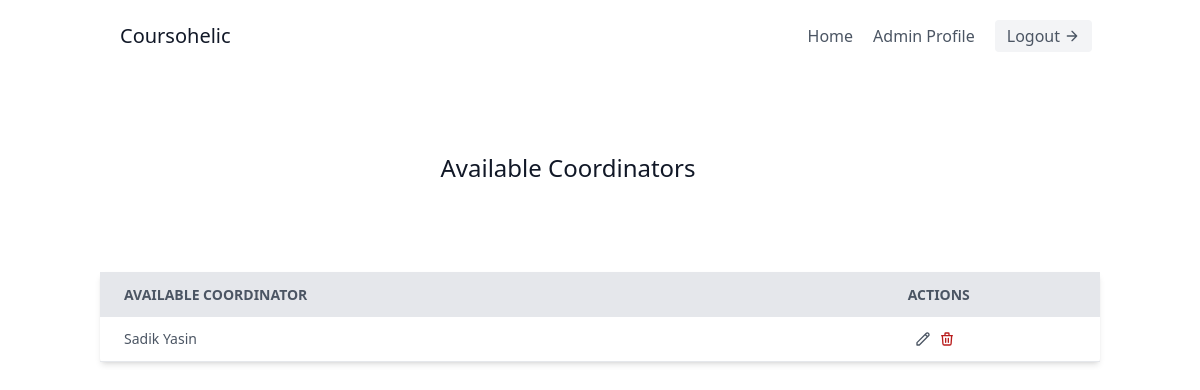
The app's page /institutionAdmin/ProgramCoordinatorList/addCoordinator/ (signed in), older data.
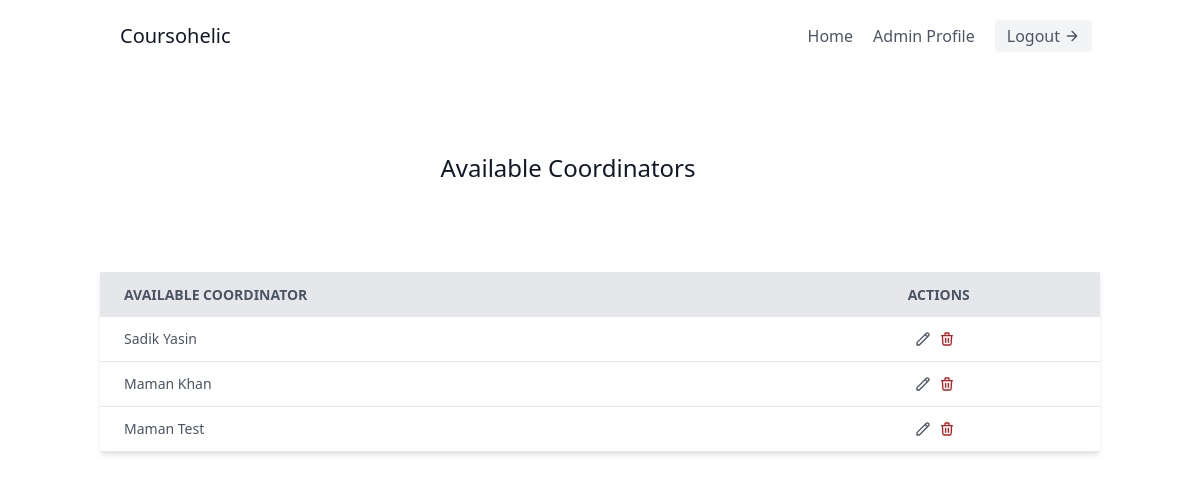
The same page, newer data.
### Authentication/models.py (models this page shows)
class User(AbstractUser):
    is_instructor = models.BooleanField(default=False)
    is_admin= models.BooleanField(default=True)
    is_coordinator = models.BooleanField(default=False)
    institution = models.CharField(max_length=200,default='')

### InstitutionAdmin/views.py (the view)
# urls.py: path('ProgramCoordinatorList/addCoordinator/',views.addCoordinator, name='addCoordinator'),
def addCoordinator(request):
    coordinator = User.objects.filter(is_coordinator = True, institution = request.user.institution)
    print(coordinator)
    print(request.user.first_name)
    context = {'coordinator' : coordinator}
    return render(request, 'AvailableCoordinatorList.html', context)

### Templates/AvailableCoordinatorList.html (shortened to what this page needs)
<!DOCTYPE html>
<html lang="en">
  <head>
    <script src="https://cdn.tailwindcss.com"></script>
    <link
      rel="stylesheet"
      href="https://cdnjs.cloudflare.com/ajax/libs/animate.css/4.1.1/animate.min.css"
    />
  </head>
  <body>
    <header class="text-gray-600 body-font">
      <div
        class="container mx-auto flex flex-wrap p-5 flex-col md:flex-row items-center"
      >
        <a
          class="flex title-font font-medium items-center text-gray-900 mb-4 md:mb-0"
        >
          <span class="ml-3 text-xl">Coursohelic</span>
        </a>
        <nav
          class="md:ml-auto flex flex-wrap items-center text-base justify-center"
        >
          <a href="" class="mr-5 hover:text-gray-900">Home</a>
          <a class="mr-5 hover:text-gray-900">Admin Profile</a>
        </nav>
        <button
          class="inline-flex items-center bg-gray-100 border-0 py-1 px-3 focus:outline-none hover:bg-gray-200 rounded text-base mt-4 md:mt-0"
        >
          Logout
          <svg
            fill="none"
            stroke="currentColor"
            stroke-linecap="round"
            stroke-linejoin="round"
            stroke-width="2"
            class="w-4 h-4 ml-1"
            viewBox="0 0 24 24"
          >
            <path d="M5 12h14M12 5l7 7-7 7"></path>
          </svg>
        </button>
      </div>
    </header>
    <div class="overflow-x-auto animate__animated animate__zoomIn">
      <section class="text-gray-600 body-font">
        <div class="container px-5 py-20 mx-auto">
          <div
            class="lg:w-2/3 flex flex-col sm:flex-row sm:items-center items-start mx-auto text-center"
          >
            <h1
              class="flex-grow sm:pr-16 text-2xl font-medium title-font text-gray-900"
            >
              Available Coordinators
            </h1>
          </div>
        </div>
      </section>
      <div
        class="min-w-screen min-h-0 flex items-center justify-center font-sans overflow-hidden"
      >
        <div class="w-full lg:w-5/6">
          <div class="bg-white shadow-md rounded my-2">
            <table class="min-w-max w-full table-auto">
              <thead>
                <tr
                  class="bg-gray-200 text-gray-600 uppercase text-sm leading-normal"
                >
                  <th class="py-3 px-6 text-left">Available Coordinator</th>
                  <th class="py-3 px-6 text-">Actions</th>
                </tr>
              </thead>
              <tbody class="text-gray-600 text-sm font-light">
                {% for cor in coordinator %}
                <tr class="border-b border-gray-200 hover:bg-gray-100">
                  <td class="py-3 px-6 text-left whitespace-nowrap">
                    <div class="flex items-center">
                      <span class="font-medium">{{cor.first_name}}</span>
                    </div>
                  </td>
                  <td class="py-3 px-6 text-center">
                    <div class="flex item-center justify-center">
                      <div
                        class="w-4 mr-2 transform hover:text-purple-500 hover:scale-110"
                      >
                        <a href="{% url 'assignCoordinator' cor.id %}">
                          <svg
                            xmlns="http://www.w3.org/2000/svg"
                            fill="none"
                            viewBox="0 0 24 24"
                            stroke="currentColor"
                          >
                            <path
                              stroke-linecap="round"
                              stroke-linejoin="round"
                              stroke-width="2"
                              d="M15.232 5.232l3.536 3.536m-2.036-5.036a2.5 2.5 0 113.536 3.536L6.5 21.036H3v-3.572L16.732 3.732z"
                            />
                          </svg>
                        </a>
                      </div>
                      <div
                        class="w-4 mr-2 transform text-red-700 hover:text-red-900 hover:scale-110"
                      >
                        <a href="DeleteConfirmation.html">
                          <svg
                            xmlns="http://www.w3.org/2000/svg"
                            fill="none"
                            viewBox="0 0 24 24"
                            stroke="currentColor"
                          >
                            <path
                              stroke-linecap="round"
                              stroke-linejoin="round"
                              stroke-width="2"
                              d="M19 7l-.867 12.142A2 2 0 0116.138 21H7.862a2 2 0 01-1.995-1.858L5 7m5 4v6m4-6v6m1-10V4a1 1 0 00-1-1h-4a1 1 0 00-1 1v3M4 7h16"
                            />
                          </svg>
                        </a>
                      </div>
                    </div>
                  </td>
                </tr>
                {% endfor %}
              </tbody>
            </table>
          </div>
        </div>
      </div>
    </div>
  </body>
</html>

Row changes from the older to the newer data that the page shows:
added User: first_name "Maman Khan"
added User: first_name "Maman Test"
